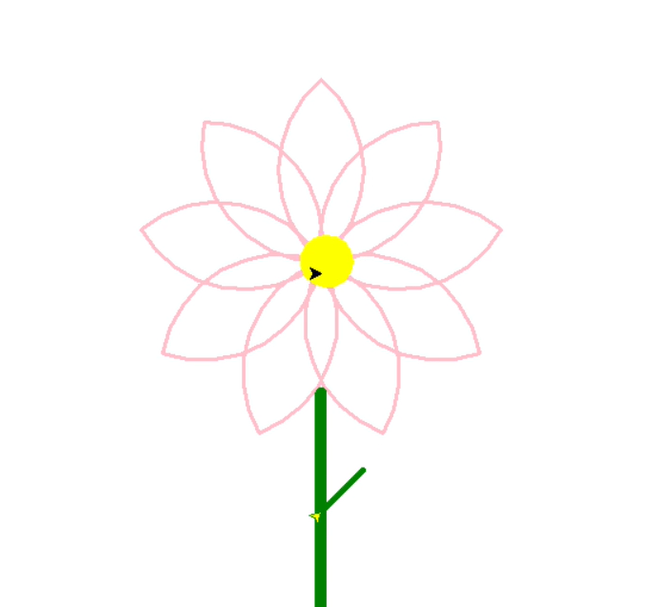

Write the Python code that produced this figure.
#import turtle
import turtle

my_screen = turtle.getscreen()
my_turtle = turtle.Turtle()
                #start by making the flower petals
for p in range(10):
                        my_turtle.speed(0)
                        my_turtle.pensize(3)
                        my_turtle.pencolor("pink")
                        my_turtle.penup()
                        my_turtle.goto(0,10)
                        my_turtle.pendown()
                        my_turtle.circle(100,100)
                        my_turtle.left(80)
                        my_turtle.circle(100,100)

                #then make the pistol, or the yellow/orange middle part, of the flowe
for c in range(1):
                        my_turtle.speed(0)
                        my_turtle.pensize(5)
                        my_turtle.pencolor("yellow")
                        my_turtle.penup()
                        my_turtle.goto(-15,7)
                        my_turtle.pendown()
                        my_turtle.color("yellow")
                        my_turtle.begin_fill()
                        my_turtle.circle(20)
                        my_turtle.end_fill()

                #make the stem
for s in range(1):
                        my_turtle.speed(0)
                        my_turtle.pensize(10)
                        my_turtle.pencolor("green")
                        my_turtle.penup()
                        my_turtle.goto(0,-100)
                        my_turtle.pendown()
                        my_turtle.setheading(-90)
                        my_turtle.forward(200)

                #finally make a leaf
for l in range(2):
                        my_turtle.speed(0)
                        my_turtle.pensize(5)
                        my_turtle.pencolor("green")
                        my_turtle.penup()
                        my_turtle.goto(0,-200)
                        my_turtle.pendown()
                        my_turtle.setheading(45)
                        my_turtle.forward(50)
        
        
        

        
        
        








    
